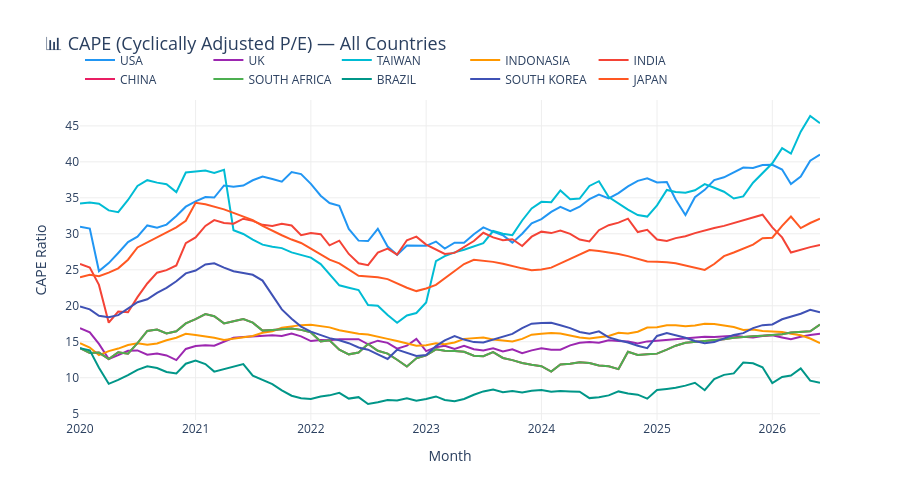

The cell this chart's notebook holds for it:
### Code cell
# ---- CAPE Comparison ----
fig = go.Figure()
for country in COUNTRIES:
    df = combined[country].dropna(subset=['CAPE'])
    fig.add_trace(go.Scatter(
        x=df['Month'],
        y=df['CAPE'],
        name=country,
        line=dict(color=COUNTRY_COLORS[country], width=2),
        mode='lines'
    ))

fig.update_layout(
    title=dict(text='📊 CAPE (Cyclically Adjusted P/E) — All Countries', font=dict(size=18)),
    xaxis_title='Month',
    yaxis_title='CAPE Ratio',
    height=500,
    hovermode='x unified',
    legend=dict(orientation='h', yanchor='bottom', y=1.02),
    plot_bgcolor='rgba(0,0,0,0)',
    yaxis=dict(gridcolor='#eee'),
    xaxis=dict(gridcolor='#eee')
)
fig.show()
